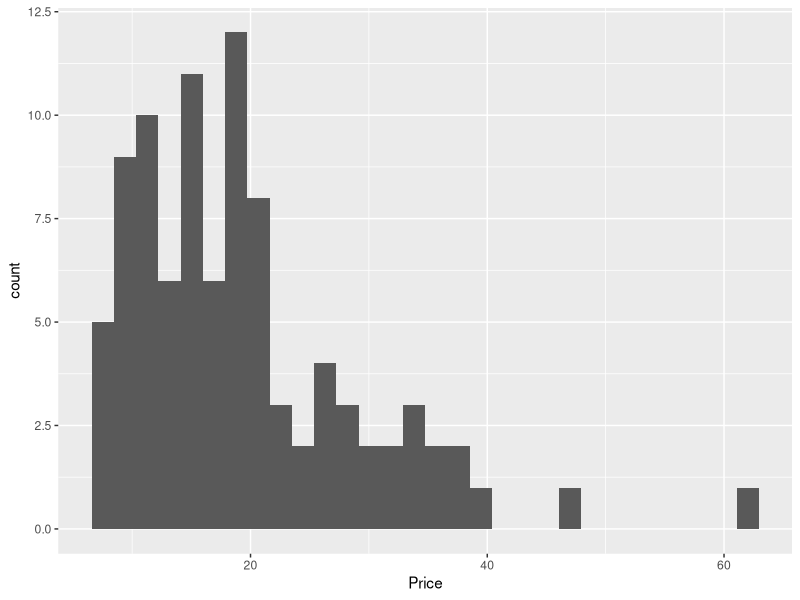
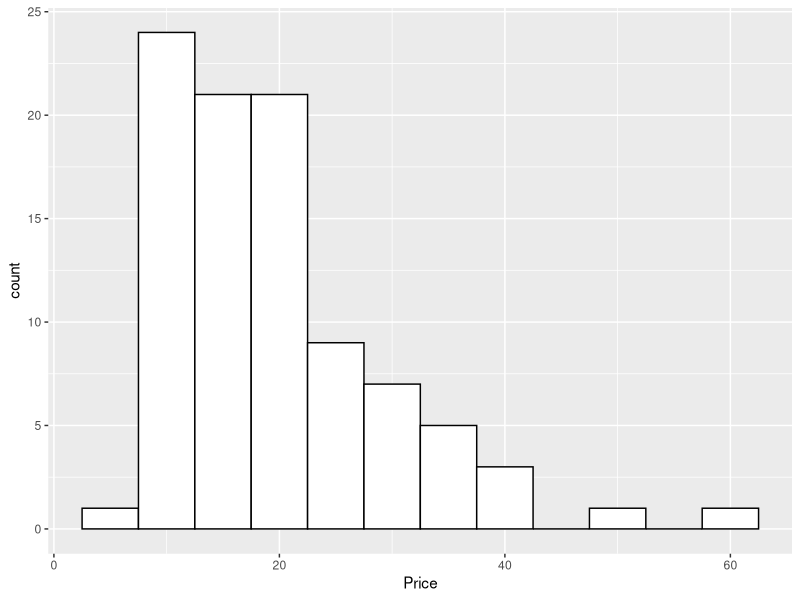
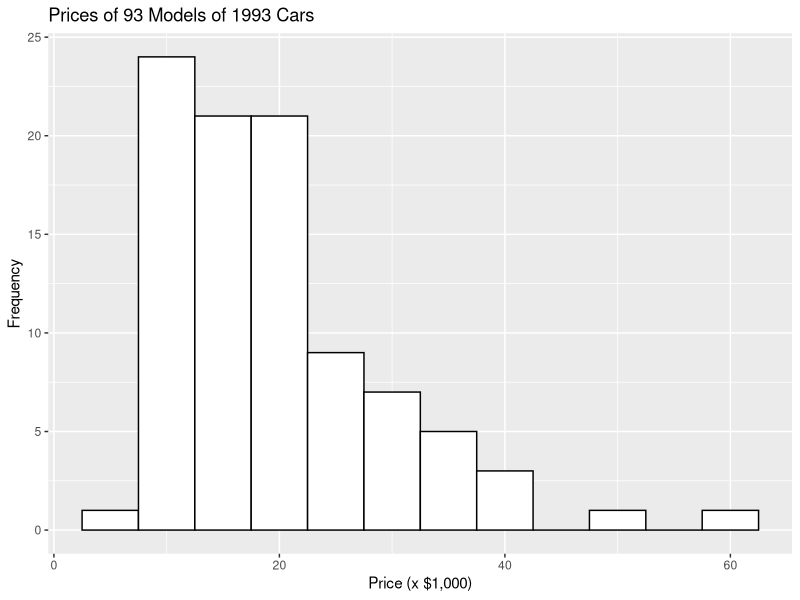
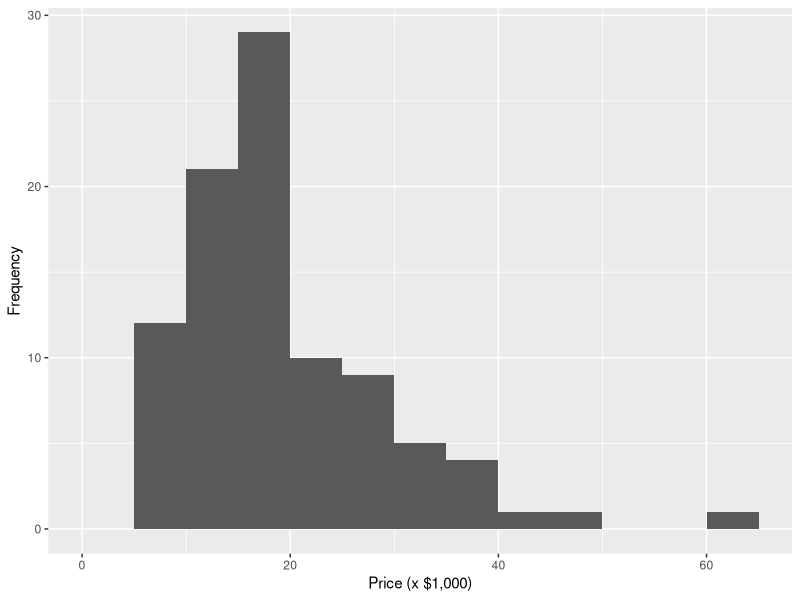
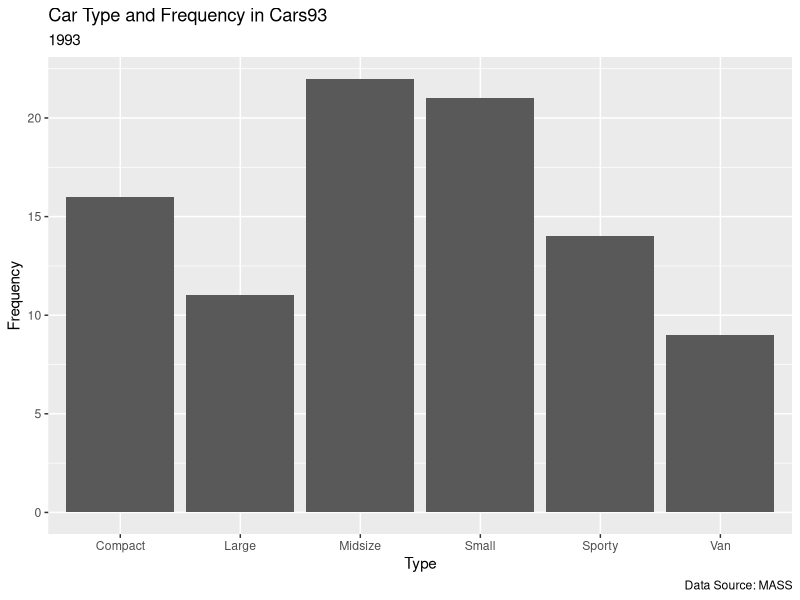
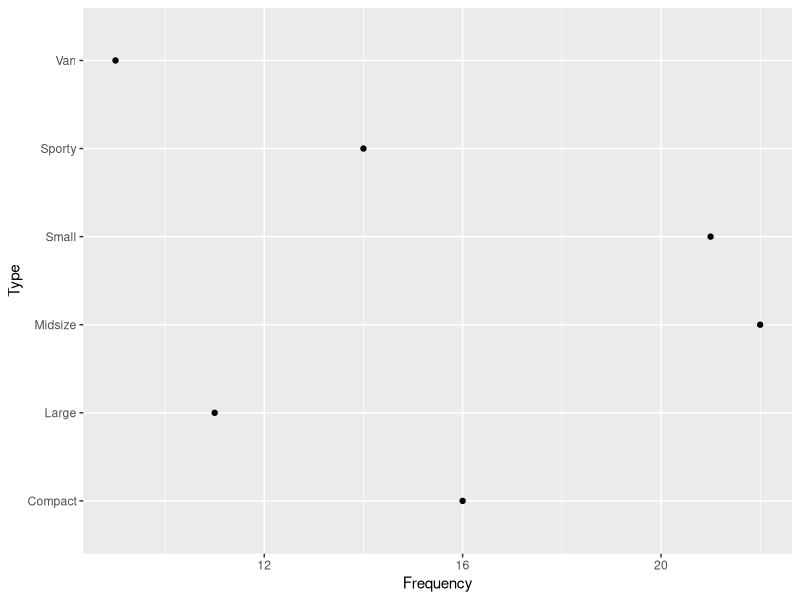
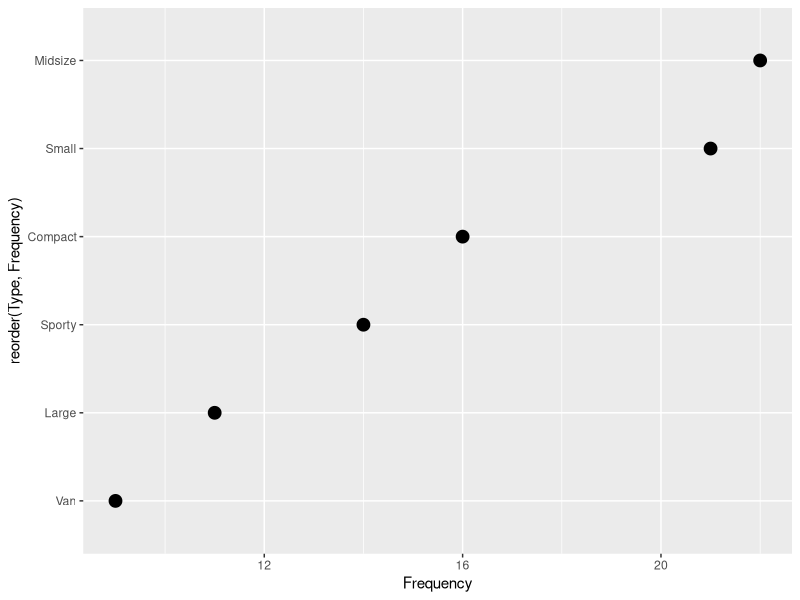
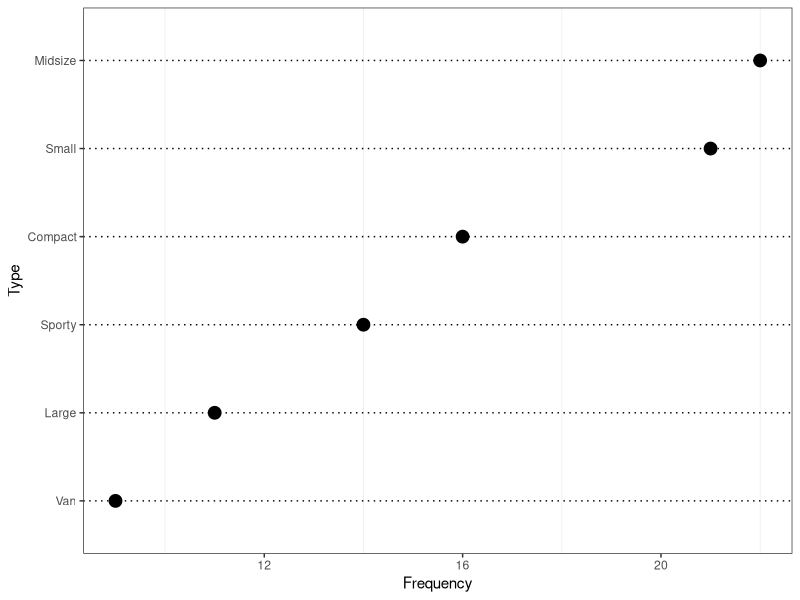

R code for these plots, in order:
library(ggplot2)
library(MASS)
library(reshape2)

### ggplot2 Graphics


## Histogram

# distribution of price
ggplot(data = Cars93, aes(x = Price)) +
  geom_histogram()

ggplot(data = Cars93, aes(x = Price)) +
  geom_histogram(binwidth = 5, color = "black", fill = "white")

ggplot(data = Cars93, aes(x = Price)) +
  geom_histogram(binwidth = 5,
                 color = "black",
                 fill = "white") +
  labs(x = "Price (x $1,000)",
       y = "Frequency",
       title = "Prices of 93 Models of 1993 Cars")


# bins between $0 and $65,000
# in steps of $5,000
ggplot(data = Cars93) +
  aes(Price) +
  geom_histogram(breaks = seq(0, 65, 5)) +
  xlab("Price (x $1,000)") +
  ylab("Frequency")




## Bar Chart

# frequency of car types
ggplot(data = Cars93, aes(x = Type)) +
  geom_bar() +
  labs(y = "Frequency",
       title = "Car Type and Frequency in Cars93",
       subtitle = "1993",
       caption = "Data Source: MASS")


## Dot Chart

# prepare data
type.frame <- data.frame(table(Cars93$Type))
colnames(type.frame) <- c("Type", "Frequency")

# draw plot
ggplot(data = type.frame, aes(x = Frequency, y = Type)) +
  geom_point()

# reorder sequence of types (depending on frequency)
ggplot(data = type.frame, aes(x = Frequency, y = reorder(Type, Frequency))) +
  geom_point(size = 4)

# remove vertical lines
# dotted horizontal lines
ggplot(data = type.frame, aes(x = Frequency, y = reorder(Type, Frequency))) +
  geom_point(size = 4) +
  theme_bw() +
  theme(
    panel.grid.major.x = element_blank(),
    panel.grid.major.y = element_line(color = "black", linetype = "dotted")
  ) +
  labs(y = "Type")



## Grouped Bar Chart

# prepare data
# US commercial space revenues 1990 - 1994
rev.values <-
  c(1000,1300,1300,1100,1400,
    800,1200,1500,1850,2330,
    860,1300,1400,1600,1970,
    570,380,450,465,580,
    155,190,210,250,300)

# matrix (from vector)
space.rev <- matrix(rev.values, nrow = 5, byrow = T)

# column names
colnames(space.rev) <- c("1990", "1991", "1992", "1993", "1994")

# row names
rownames(space.rev) <- c(
  "Commercial Satellites Delivered",
  "Satellite Services",
  "Satellite Ground Equipment",
  "Commercial Launches",
  "Remote Sensing Data"
)

# melt() : turn wide format into long format
space.melt <- melt(space.rev)
# set column names
colnames(space.melt) <- c("Industry", "Year", "Revenue")
# or:
names(space.melt) <- c("Industry", "Year", "Revenue")

# or, do it all at once
space.melt <-
  melt(space.rev,
       varnames = c("Industry", "Year"),
       value.name = "Revenue")

# plot the grouped bar chart
ggplot(space.melt, aes(x = Year, y = Revenue, fill = Industry)) +
  geom_bar(stat = "identity")

# tell the bars to “dodge” each other and line up side-by-side
ggplot(space.melt, aes(x = Year, y = Revenue, fill = Industry)) +
  geom_bar(stat = "identity",
           position = "dodge")

# same with gray scale and nice labels
ggplot(space.melt, aes(y = Revenue, x = Year, fill = Industry)) +
  geom_bar(stat = "identity",                 # use given numbers (revenue), not frequencies
           position = "dodge",                # bars dodge side-by-side, not stacked
           color = "black") +                 # black outline
  scale_fill_grey(start = 0, end = 1) +       # grey scale colors
  labs(y = "Revenue (x $1,000)") +            # labels
  theme_bw() +                                # b/w theme
  theme(panel.grid.major.x = element_blank()) # remove vertical lines



## Scatter Plot

# ggplot2
ggplot(data = Cars93, aes(x = Horsepower, y = MPG.city)) +
  geom_point() +
  labs(title = "Cars City Mileage depending on Horsepower",
       caption = "Data Source: MASS, Cars93",
       y = "Miles per Gallon (City)")

# 3rd variable: number of cylinders (instead of a dot)
ggplot(data = Cars93, aes(x = Horsepower, y = MPG.city, label = Cylinders)) +
  geom_text() +
  labs(title = "Cars City Mileage depending on Horsepower and Number of Cylinders",
       caption = "Data Source: MASS, Cars93",
       y = "Miles per Gallon (City)")

# same with removed grid and gray background
ggplot(data = Cars93, aes(x = Horsepower, y = MPG.city, label = Cylinders)) +
  geom_text() +
  theme_bw() +
  theme(panel.grid = element_blank())

# 3rd variable: car type (as color)
ggplot(data = Cars93, aes(x = Horsepower, y = MPG.city, color = Type)) +
  geom_point() +
  labs(x = "Horsepower", y = "MPG City")



## Scatter Plot Matrix

library(GGally)
# with three variables
cars.subset <- subset(Cars93, select = c(MPG.city, Price, Horsepower))
ggpairs(cars.subset)

# with four variables
cars.subset <- subset(Cars93, select = c(MPG.city, Price, Horsepower, Cylinders))
ggpairs(cars.subset)




## Box Plots

# horsepower ~ cylinders
ggplot(data = Cars93, aes(x = Cylinders, y = Horsepower)) +
  geom_boxplot()

# boxplot with underlying data
ggplot(data = Cars93, aes(x = Cylinders, y = Horsepower)) +
  geom_boxplot() +
  geom_point()

# boxplot with jittered underlying data
ggplot(data = Cars93, aes(x = Cylinders, y = Horsepower)) +
  geom_boxplot() +
  geom_point() +
  geom_jitter()
